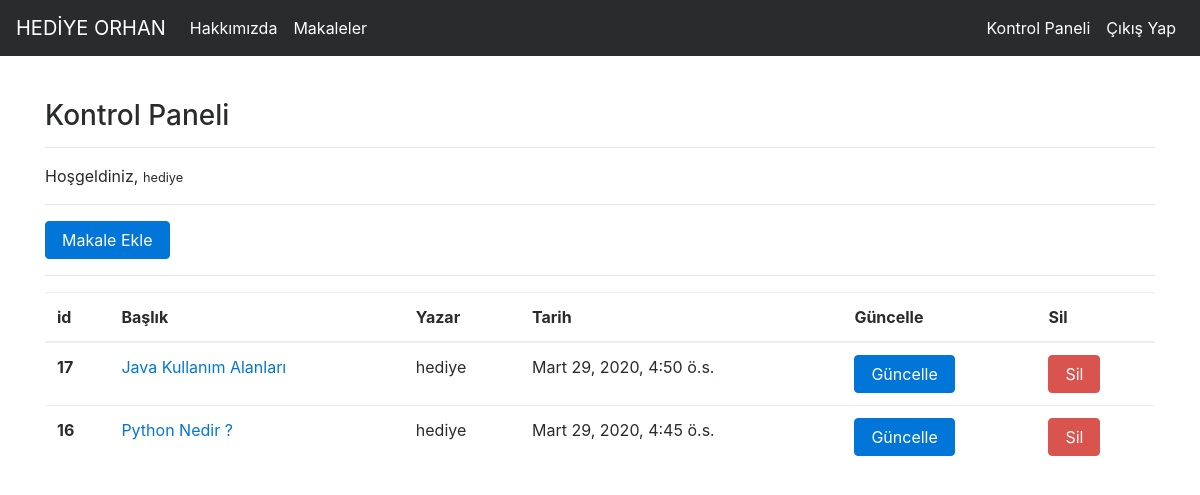
Screenshot of /articles/dashboard/ (signed in) with the database file from the repository.
### article/models.py (models this page shows, shortened)
class Article(models.Model):
    author = models.ForeignKey("auth.User",on_delete = models.CASCADE,verbose_name = "Yazar ")
    title = models.CharField(max_length = 50,verbose_name = "Başlık")
    content = RichTextField()
    created_date = models.DateTimeField(auto_now_add=True,verbose_name="Oluşturulma Tarihi")
    article_image = models.FileField(blank = True,null = True,verbose_name="Makaleye Fotoğraf Ekleyin")
    class Meta:
        ordering = ['-created_date']

### article/views.py (the view)
# urls.py: path('dashboard/',views.dashboard,name = "dashboard"),
@login_required(login_url = "user:login")
def dashboard(request):
    articles = Article.objects.filter(author = request.user)
    context = {
        "articles":articles
    }
    return render(request,"dashboard.html",context)

### templates/dashboard.html
{% extends "layout.html" %}
{% block body %}
<h3>Kontrol Paneli</h3>
<hr>
<p>
    Hoşgeldiniz, <small>{{request.user.username}}</small>
</p>
<hr>
<a class = "btn btn-primary" href = "{% url 'article:addarticle' %}">Makale Ekle </a>
<hr>
{% if articles %}
<table class="table">
        <thead>
          <tr>
            <th scope="col">id</th>
            <th scope="col">Başlık</th>
            <th scope="col">Yazar</th>
            <th scope="col">Tarih</th>
            <th scope="col">Güncelle</th>
            <th scope="col">Sil</th>
          </tr>
        </thead>
        <tbody>
          {% for article in articles %}
          <tr>
            <th scope="row">{{article.id}}</th>
            <td><a href="{% url 'article:detail' article.id %}">{{article.title}}</a></td>
            <td>{{article.author.username}}</td>
            <td>{{article.created_date}}</td>
            <td><a href="{% url 'article:update' article.id %}" class = "btn btn-primary">Güncelle</a></td>
            <td><a href="{% url 'article:delete' article.id %}" class = "btn btn-danger">Sil</a> </td>
          </tr>
          {% endfor %}
        </tbody>
      </table>
{% else %}
<div class = "alert alert-danger">
    Henüz bir makaleniz bulunmuyor...
</div>
{% endif %}
{% endblock body %}

### rows the page displays
Article: id "17", title "Java Kullanım Alanları", author.username "hediye", created_date "Mart 29, 2020, 4:50 ö.s."
Article: id "16", title "Python Nedir ?", author.username "hediye", created_date "Mart 29, 2020, 4:45 ö.s."

### other values shown
{{ request.user.username }} "hediye"
